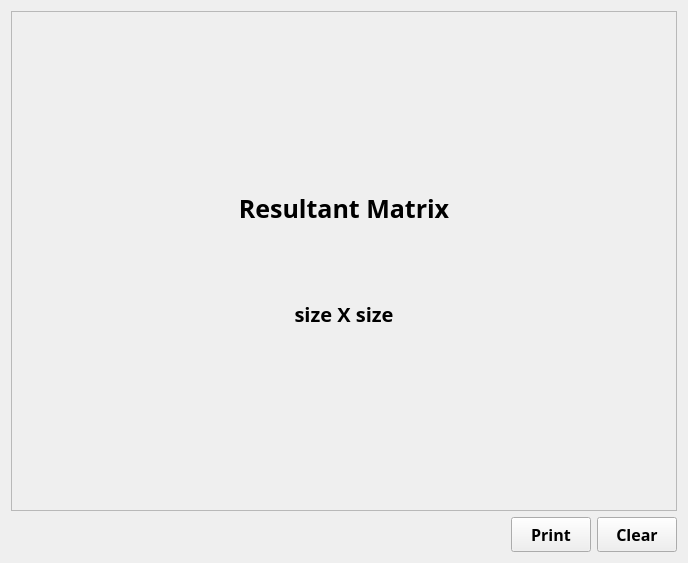
           <widget class="QWidget" name="page_matrixResult">
            <layout class="QVBoxLayout" name="verticalLayout_24">
             <item>
              <layout class="QVBoxLayout" name="verticalLayout_20">
               <item>
                <widget class="QFrame" name="frame_11">
                 <property name="minimumSize">
                  <size>
                   <width>0</width>
                   <height>500</height>
                  </size>
                 </property>
                 <property name="frameShape">
                  <enum>QFrame::StyledPanel</enum>
                 </property>
                 <property name="frameShadow">
                  <enum>QFrame::Raised</enum>
                 </property>
                 <layout class="QVBoxLayout" name="verticalLayout_19">
                  <item>
                   <layout class="QGridLayout" name="gridLayout_3">
                    <item row="0" column="0">
                     <widget class="QLabel" name="label_matrixResult">
                      <property name="maximumSize">
                       <size>
                        <width>16777215</width>
                        <height>100</height>
                       </size>
                      </property>
                      <property name="font">
                       <font>
                        <family>DM Sans</family>
                        <pointsize>19</pointsize>
                        <bold>true</bold>
                       </font>
                      </property>
                      <property name="text">
                       <string>Resultant Matrix</string>
                      </property>
                      <property name="alignment">
                       <set>Qt::AlignCenter</set>
                      </property>
                     </widget>
                    </item>
                    <item row="1" column="0">
                     <widget class="QLabel" name="label_matrixResult_size">
                      <property name="maximumSize">
                       <size>
                        <width>16777215</width>
                        <height>100</height>
                       </size>
                      </property>
                      <property name="font">
                       <font>
                        <family>DM Sans</family>
                        <pointsize>15</pointsize>
                        <bold>true</bold>
                       </font>
                      </property>
                      <property name="text">
                       <string>size X size</string>
                      </property>
                      <property name="alignment">
                       <set>Qt::AlignCenter</set>
                      </property>
                     </widget>
                    </item>
                   </layout>
                  </item>
                 </layout>
                </widget>
               </item>
               <item>
                <layout class="QHBoxLayout" name="horizontalLayout_9">
                 <item>
                  <spacer name="horizontalSpacer_11">
                   <property name="orientation">
                    <enum>Qt::Horizontal</enum>
                   </property>
                   <property name="sizeType">
                    <enum>QSizePolicy::Fixed</enum>
                   </property>
                   <property name="sizeHint" stdset="0">
                    <size>
                     <width>500</width>
                     <height>20</height>
                    </size>
                   </property>
                  </spacer>
                 </item>
                 <item>
                  <widget class="QPushButton" name="pushButton_print_matrixResult">
                   <property name="minimumSize">
                    <size>
                     <width>0</width>
                     <height>35</height>
                    </size>
                   </property>
                   <property name="maximumSize">
                    <size>
                     <width>120</width>
                     <height>16777215</height>
                    </size>
                   </property>
                   <property name="font">
                    <font>
                     <family>DM Sans</family>
                     <pointsize>12</pointsize>
                     <bold>true</bold>
                    </font>
                   </property>
                   <property name="cursor">
                    <cursorShape>PointingHandCursor</cursorShape>
                   </property>
                   <property name="text">
                    <string>Print</string>
                   </property>
                  </widget>
                 </item>
                 <item>
                  <widget class="QPushButton" name="pushButton_clear_matrixResult">
                   <property name="minimumSize">
                    <size>
                     <width>0</width>
                     <height>35</height>
                    </size>
                   </property>
                   <property name="maximumSize">
                    <size>
                     <width>120</width>
                     <height>16777215</height>
                    </size>
                   </property>
                   <property name="font">
                    <font>
                     <family>DM Sans</family>
                     <pointsize>12</pointsize>
                     <bold>true</bold>
                    </font>
                   </property>
                   <property name="cursor">
                    <cursorShape>PointingHandCursor</cursorShape>
                   </property>
                   <property name="text">
                    <string>Clear</string>
                   </property>
                  </widget>
                 </item>
                </layout>
               </item>
              </layout>
             </item>
            </layout>
           </widget>
